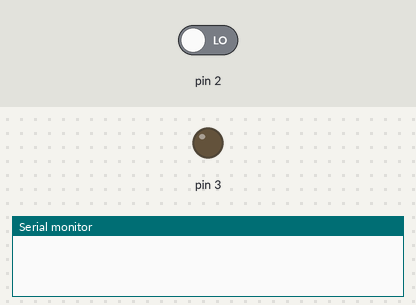
The sketch below on a simulated Arduino Uno, built with avr-gcc and run on an emulated ATmega328P. Parts: output pins drawn as LEDs (lit = HIGH), the last lines printed to the serial monitor. The test bench sets the inputs (shaded band); at power-on: pin 2 LOW.

Above: at 1.2 s.
1.3 s: pin 2 driven HIGH
At 2.2 s:
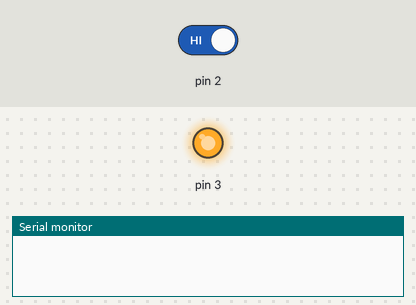
At 9.75 s:
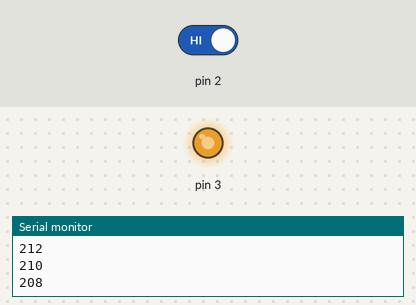
Timing chart, 0 to 12.1 s (numbered marks = the images above; inputs shaded):
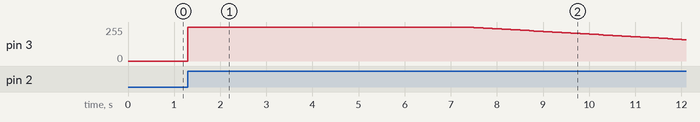

The sketch:

matermaticas_prueba_motor_con_pulsador.ino
```cpp
int pu1=2;
int g1=0;
int motor1=3;
void setup() {
pinMode(2,INPUT);
pinMode(3,OUTPUT);
Serial.begin(9600);
}

void loop() {
g1=digitalRead(2);
if(g1==HIGH){
  for(int a=0;a<=10;a++){
    analogWrite(3,255);
    delay(1000);
    a=a+1;
    Serial.println(a);
  }
  for (int m=255;m>=0;m--){
    analogWrite(3,m);
    delay(100);
    m=m-1;
    Serial.println(m);
  }
}
}
```

Measured:
- after the input at 1.3 s, pin 3: 0/255 → 255/255 at once, → 253/255 6.1 s later, → 251/255 0.10 s later, → 249/255 0.10 s later, … (48 changes in this stretch)
